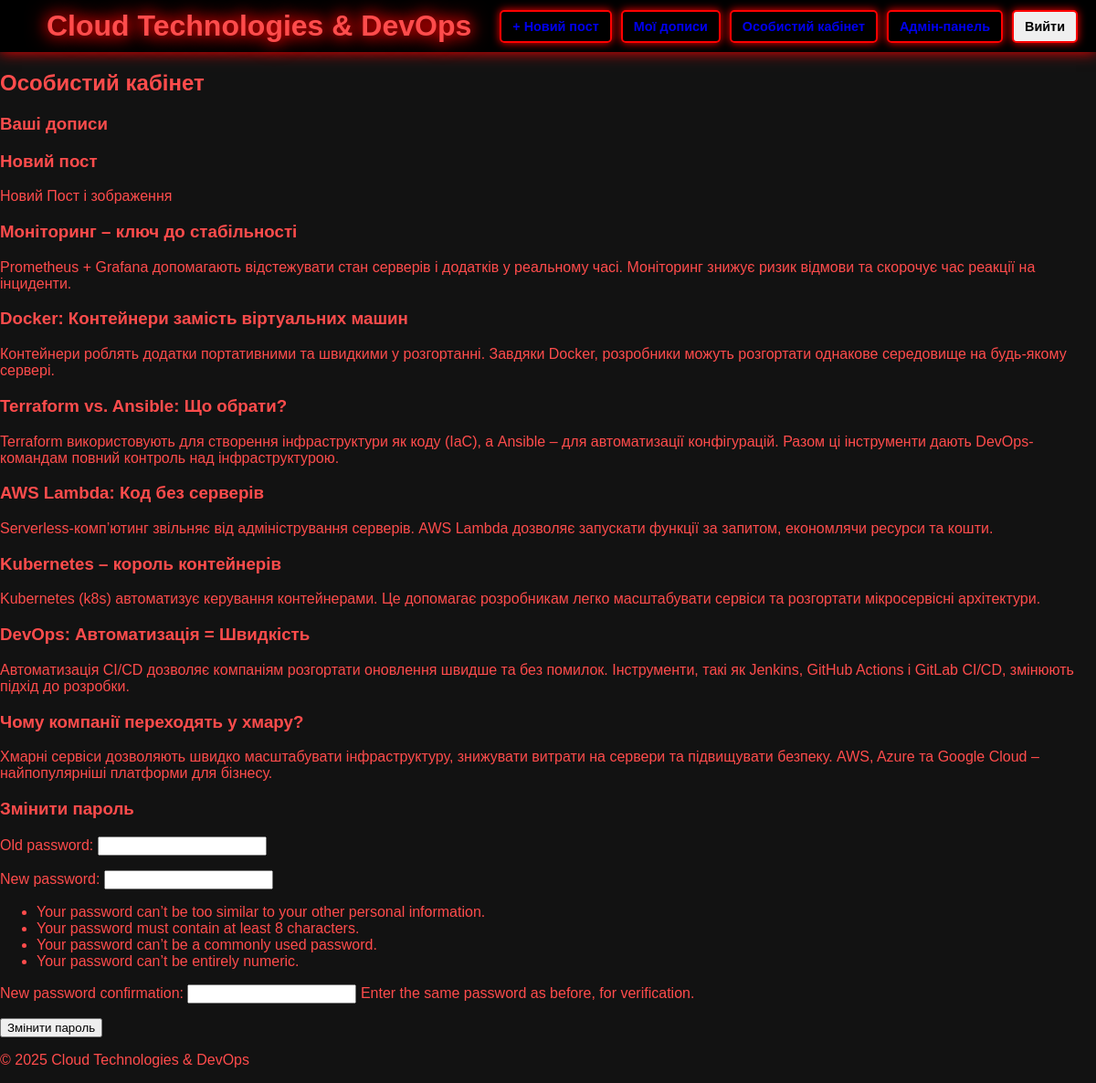
/profile/ (signed in), run on the app's committed database.
### myblog/models.py (models this page shows, shortened)
class Post(models.Model):
    author = models.ForeignKey(settings.AUTH_USER_MODEL, on_delete=models.CASCADE)
    title = models.CharField(max_length=200)
    text = models.TextField()
    created_date = models.DateTimeField(default=timezone.now)
    published_date = models.DateTimeField(blank=True, null=True)
    created_at = models.DateTimeField(auto_now_add=True)  # для сортування
    image = models.ImageField(upload_to='images/', blank=True, null=True)
    pdf = models.FileField(upload_to='pdfs/', blank=True, null=True)

### myblog/views.py (the view)
# urls.py: path('profile/', views.profile, name='profile'),
@login_required
def profile(request):
    if request.method == "POST":
        form = PasswordChangeForm(request.user, request.POST)
        if form.is_valid():
            user = form.save()
            update_session_auth_hash(request, user)
            return redirect('profile')
    else:
        form = PasswordChangeForm(request.user)
    posts = Post.objects.filter(author=request.user).order_by('-created_date')
    return render(request, 'myblog/profile.html', {'form': form, 'posts': posts})

### myblog/templates/myblog/profile.html (shortened to what this page needs)
{% extends "myblog/base.html" %}
{% block content %}
<div class="container">
    <h2>Особистий кабінет</h2>
    <h3>Ваші дописи</h3>
    {% if posts %}
        {% for post in posts %}
            <div class="post mb-4 p-3 border rounded">
                <h3>{{ post.title }}</h3>
                <p>{{ post.text|linebreaksbr }}</p>
            </div>
        {% endfor %}
    {% else %}
        <p>У вас немає жодного допису.</p>
    {% endif %}
    <h3>Змінити пароль</h3>
    <form method="post">
        {{ form.as_p }}
        <button type="submit" class="btn btn-primary">Змінити пароль</button>
    </form>
</div>
{% endblock %}

### myblog/static/myblog/css/main.css (style rules this page uses)
body { font-family: Arial, sans-serif; background-color: #121212; color: #ff4c4c; margin: 0; padding: 0; }

### data on the page
Post: title "Новий пост", text "Новий Пост і зображення"
Post: title "Моніторинг – ключ до стабільності", text "Prometheus + Grafana допомагають відстежувати стан серверів і додатків у реальному часі. Моніторинг знижує ризик відмови та скорочує час реакції на інциденти."
Post: title "Docker: Контейнери замість віртуальних машин", text "Контейнери роблять додатки портативними та швидкими у розгортанні. Завдяки Docker, розробники можуть розгортати однакове середовище на будь-якому сервері."
Post: title "Terraform vs. Ansible: Що обрати?", text "Terraform використовують для створення інфраструктури як коду (IaC), а Ansible – для автоматизації конфігурацій. Разом ці інструменти дають DevOps-командам повний контроль над інфраструктурою."
Post: title "AWS Lambda: Код без серверів", text "Serverless-комп’ютинг звільняє від адміністрування серверів. AWS Lambda дозволяє запускати функції за запитом, економлячи ресурси та кошти."
Post: title "Kubernetes – король контейнерів", text "Kubernetes (k8s) автоматизує керування контейнерами. Це допомагає розробникам легко масштабувати сервіси та розгортати мікросервісні архітектури."
Post: title "DevOps: Автоматизація = Швидкість", text "Автоматизація CI/CD дозволяє компаніям розгортати оновлення швидше та без помилок. Інструменти, такі як Jenkins, GitHub Actions і GitLab CI/CD, змінюють підхід до розробки."
Post: title "Чому компанії переходять у хмару?", text "Хмарні сервіси дозволяють швидко масштабувати інфраструктуру, знижувати витрати на сервери та підвищувати безпеку. AWS, Azure та Google Cloud – найпопулярніші платформи для бізнесу."
